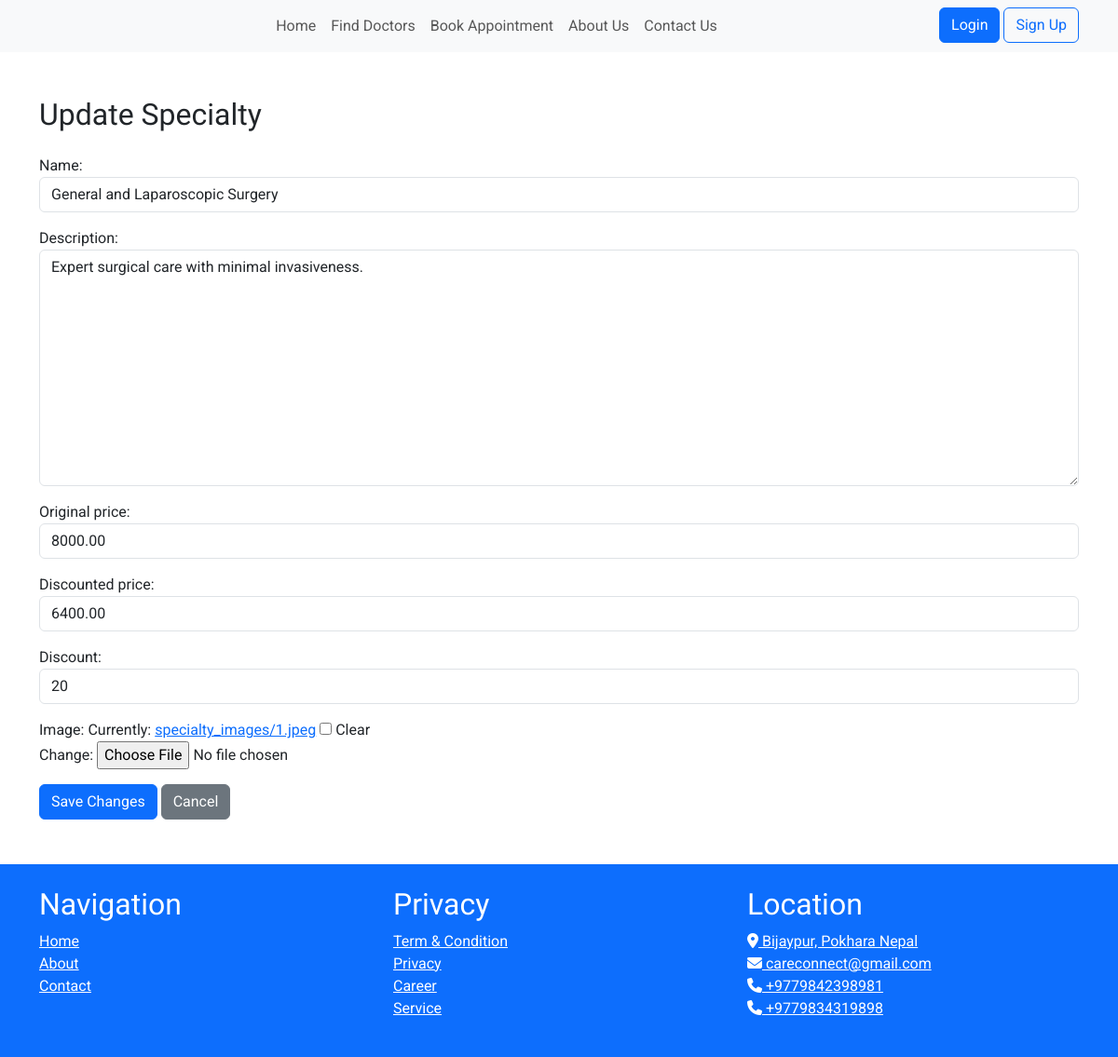
The app's page /specialty/update/1/ with its own data.
### cms/models.py (models this page shows, shortened)
class Speciality(models.Model):
    name = models.CharField(max_length=100)
    description = models.TextField()
    original_price = models.DecimalField(max_digits=10, decimal_places=2)
    discounted_price = models.DecimalField(max_digits=10, decimal_places=2)
    discount = models.PositiveIntegerField()
    image = models.ImageField(upload_to='specialty_images/', null=True, blank=True)

### cms/views.py (the view)
# urls.py: path('specialty/update/<int:specialty_id>/', views.update_specialty, name='update_specialty'),
def update_specialty(request, specialty_id):
    specialty = get_object_or_404(Speciality, id=specialty_id)
    if request.method == 'POST':
        form = SpecialityForm(request.POST, request.FILES, instance=specialty)
        if form.is_valid():
            form.save()
            messages.success(request, 'Specialty updated successfully.')
            return redirect('specialty_list')
    else:
        form = SpecialityForm(instance=specialty)
    return render(request, 'cms/update_specialty.html', {'form': form, 'specialty': specialty})

### cms/forms.py
class SpecialityForm(forms.ModelForm):
    class Meta:
        model = Speciality
        fields = ['name', 'description', 'original_price', 'discounted_price', 'discount', 'image']
        widgets = {
            'name': forms.TextInput(attrs={'class': 'form-control', 'placeholder': 'Enter name'}),
            'description': forms.Textarea(attrs={'class': 'form-control', 'placeholder': 'Enter description'}),
            'original_price': forms.NumberInput(attrs={'class': 'form-control', 'placeholder': 'Enter original price'}),
            'discounted_price': forms.NumberInput(attrs={'class': 'form-control', 'placeholder': 'Enter discounted price'}),
            'discount': forms.NumberInput(attrs={'class': 'form-control', 'placeholder': 'Enter discount'}),
            'image': forms.ClearableFileInput(attrs={'class': 'form-control-file'}),
        }

### cms/context_processors.py (called while the page is built)
def logo_processor(request):
    logo = StaticFile.objects.filter(name='logo').first()
    return {
        'logo': logo,
    }

### templates/cms/update_specialty.html (shortened to what this page needs)
{% extends 'cms/base.html' %}
{% block content %}
<div class="container my-5">
    <h2 class="mb-4">Update Specialty</h2>
    <form method="post" enctype="multipart/form-data">
        {{ form.as_p }}
        <button type="submit" class="btn btn-primary">Save Changes</button>
        <a href="{% url 'specialty_list' %}" class="btn btn-secondary">Cancel</a>
    </form>
</div>
{% endblock %}

### static/css/style.css (style rules this page uses)
body { font-family: 'Roboto', sans-serif; }
h1, h2, h3 { font-family: 'Varela Round', sans-serif; }

### templates/cms/base.html (style rules this page uses)
body { font-family: 'Roboto', sans-serif; }
h1, h2, h3 { font-family: 'Varela Round', sans-serif; }

### records on screen
Speciality: name "General and Laparoscopic Surgery", description "Expert surgical care with minimal invasiveness.", original_price "8000.00", discounted_price "6400.00", discount "20"
